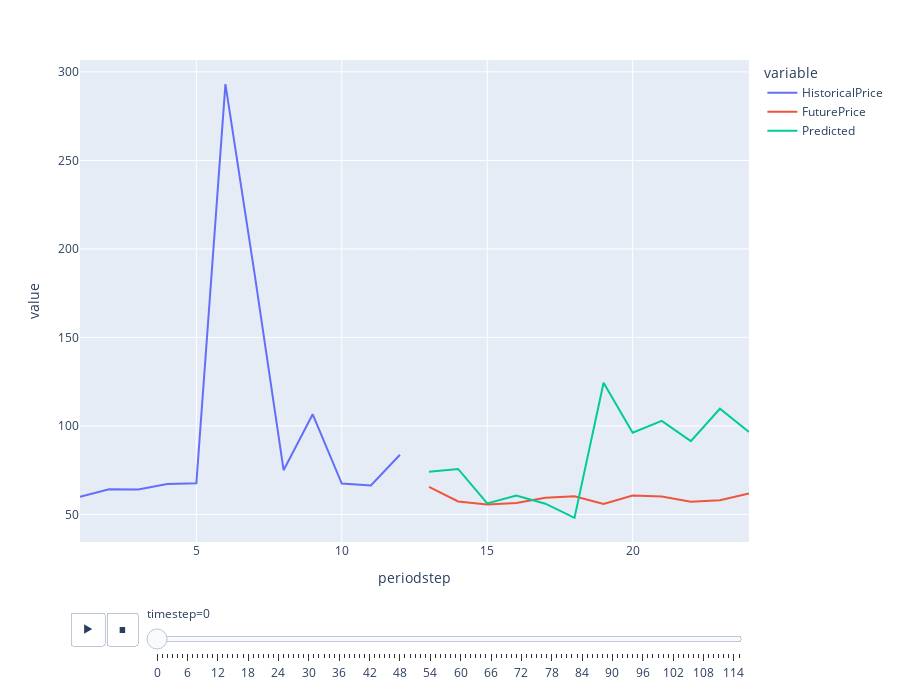

The notebook cell this image was saved under:
### Code cell
import plotly.express as px

fig = px.line(ddf, x="periodstep", y=["HistoricalPrice", "FuturePrice", "Predicted"], animation_frame="timestep")
fig.update_layout(height=700)  
fig.show()

### Figure 1 — Plotly figure (JSON) as saved in the notebook; plotly's stock layout.template omitted (floating-point values rounded to 4 significant figures)
{"data": [{"hovertemplate": "variable=HistoricalPrice<br>timestep=0<br>periodstep=%{x}<br>value=%{y}<extra></extra>", "legendgroup": "HistoricalPrice", "line": {"color": "#636efa", "dash": "solid"}, "marker": {"symbol": "circle"}, "mode": "lines", "name": "HistoricalPrice", "orientation": "v", "showlegend": true, "type": "scatter", "x": [1, 2, 3, 4, 5, 6, 7, 8, 9, 10, 11, 12, 13, 14, 15, 16, 17, 18, 19, 20, 21, 22, 23, 24], "xaxis": "x", "y": [59.91, 64.2, 64.15, 67.2, 67.58, 293.1, 186.2, 75, 106.6, 67.44, 66.31, 83.71, null, null, null, null, null, null, null, null, null, null, null, null], "yaxis": "y"}, {"hovertemplate": "variable=FuturePrice<br>timestep=0<br>periodstep=%{x}<br>value=%{y}<extra></extra>", "legendgroup": "FuturePrice", "line": {"color": "#EF553B", "dash": "solid"}, "marker": {"symbol": "circle"}, "mode": "lines", "name": "FuturePrice", "orientation": "v", "showlegend": true, "type": "scatter", "x": [1, 2, 3, 4, 5, 6, 7, 8, 9, 10, 11, 12, 13, 14, 15, 16, 17, 18, 19, 20, 21, 22, 23, 24], "xaxis": "x", "y": [null, null, null, null, null, null, null, null, null, null, null, null, 65.51, 57.34, 55.57, 56.42, 59.36, 60.26, 55.97, 60.71, 60.15, 57.11, 58.05, 61.79], "yaxis": "y"}, {"hovertemplate": "variable=Predicted<br>timestep=0<br>periodstep=%{x}<br>value=%{y}<extra></extra>", "legendgroup": "Predicted", "line": {"color": "#00cc96", "dash": "solid"}, "marker": {"symbol": "circle"}, "mode": "lines", "name": "Predicted", "orientation": "v", "showlegend": true, "type": "scatter", "x": [1, 2, 3, 4, 5, 6, 7, 8, 9, 10, 11, 12, 13, 14, 15, 16, 17, 18, 19, 20, 21, 22, 23, 24], "xaxis": "x", "y": [null, null, null, null, null, null, null, null, null, null, null, null, 74.11, 75.7, 56.18, 60.7, 56.06, 48.04, 124.4, 96.19, 102.8, 91.4, 109.7, 96.51], "yaxis": "y"}], "layout": {"height": 700, "legend": {"title": {"text": "variable"}, "tracegroupgap": 0}, "margin": {"t": 60}, "sliders": [{"active": 0, "currentvalue": {"prefix": "timestep="}, "len": 0.9, "pad": {"b": 10, "t": 60}, "steps": [{"args": [["0"], {"frame": {"duration": 0, "redraw": false}, "fromcurrent": true, "mode": "immediate", "transition": {"duration": 0, "easing": "linear"}}], "label": "0", "method": "animate"}, {"args": [["1"], {"frame": {"duration": 0, "redraw": false}, "fromcurrent": true, "mode": "immediate", "transition": {"duration": 0, "easing": "linear"}}], "label": "1", "method": "animate"}, {"args": [["2"], {"frame": {"duration": 0, "redraw": false}, "fromcurrent": true, "mode": "immediate", "transition": {"duration": 0, "easing": "linear"}}], "label": "2", "method": "animate"}, {"args": [["3"], {"frame": {"duration": 0, "redraw": false}, "fromcurrent": true, "mode": "immediate", "transition": {"duration": 0, "easing": "linear"}}], "label": "3", "method": "animate"}, {"args": [["4"], {"frame": {"duration": 0, "redraw": false}, "fromcurrent": true, "mode": "immediate", "transition": {"duration": 0, "easing": "linear"}}], "label": "4", "method": "animate"}, {"args": [["5"], {"frame": {"duration": 0, "redraw": false}, "fromcurrent": true, "mode": "immediate", "transition": {"duration": 0, "easing": "linear"}}], "label": "5", "method": "animate"}, {"args": [["6"], {"frame": {"duration": 0, "redraw": false}, "fromcurrent": true, "mode": "immediate", "transition": {"duration": 0, "easing": "linear"}}], "label": "6", "method": "animate"}, {"args": [["7"], {"frame": {"duration": 0, "redraw": false}, "fromcurrent": true, "mode": "immediate", "transition": {"duration": 0, "easing": "linear"}}], "label": "7", "method": "animate"}, {"args": [["8"], {"frame": {"duration": 0, "redraw": false}, "fromcurrent": true, "mode": "immediate", "transition": {"duration": 0, "easing": "linear"}}], "label": "8", "method": "animate"}, {"args": [["9"], {"frame": {"duration": 0, "redraw": false}, "fromcurrent": true, "mode": "immediate", "transition": {"duration": 0, "easing": "linear"}}], "label": "9", "method": "animate"}, {"args": [["10"], {"frame": {"duration": 0, "redraw": false}, "fromcurrent": true, "mode": "immediate", "transition": {"duration": 0, "easing": "linear"}}], "label": "10", "method": "animate"}, {"args": [["11"], {"frame": {"duration": 0, "redraw": false}, "fromcurrent": true, "mode": "immediate", "transition": {"duration": 0, "easing": "linear"}}], "label": "11", "method": "animate"}, {"args": [["12"], {"frame": {"duration": 0, "redraw": false}, "fromcurrent": true, "mode": "immediate", "transition": {"duration": 0, "easing": "linear"}}], "label": "12", "method": "animate"}, {"args": [["13"], {"frame": {"duration": 0, "redraw": false}, "fromcurrent": true, "mode": "immediate", "transition": {"duration": 0, "easing": "linear"}}], "label": "13", "method": "animate"}, {"args": [["14"], {"frame": {"duration": 0, "redraw": false}, "fromcurrent": true, "mode": "immediate", "transition": {"duration": 0, "easing": "linear"}}], "label": "14", "method": "animate"}, {"args": [["15"], {"frame": {"duration": 0, "redraw": false}, "fromcurrent": true, "mode": "immediate", "transition": {"duration": 0, "easing": "linear"}}], "label": "15", "method": "animate"}, {"args": [["16"], {"frame": {"duration": 0, "redraw": false}, "fromcurrent": true, "mode": "immediate", "transition": {"duration": 0, "easing": "linear"}}], "label": "16", "method": "animate"}, {"args": [["17"], {"frame": {"duration": 0, "redraw": false}, "fromcurrent": true, "mode": "immediate", "transition": {"duration": 0, "easing": "linear"}}], "label": "17", "method": "animate"}, {"args": [["18"], {"frame": {"duration": 0, "redraw": false}, "fromcurrent": true, "mode": "immediate", "transition": {"duration": 0, "easing": "linear"}}], "label": "18", "method": "animate"}, {"args": [["19"], {"frame": {"duration": 0, "redraw": false}, "fromcurrent": true, "mode": "immediate", "transition": {"duration": 0, "easing": "linear"}}], "label": "19", "method": "animate"}, {"args": [["20"], {"frame": {"duration": 0, "redraw": false}, "fromcurrent": true, "mode": "immediate", "transition": {"duration": 0, "easing": "linear"}}], "label": "20", "method": "animate"}, {"args": [["21"], {"frame": {"duration": 0, "redraw": false}, "fromcurrent": true, "mode": "immediate", "transition": {"duration": 0, "easing": "linear"}}], "label": "21", "method": "animate"}, {"args": [["22"], {"frame": {"duration": 0, "redraw": false}, "fromcurrent": true, "mode": "immediate", "transition": {"duration": 0, "easing": "linear"}}], "label": "22", "method": "animate"}, {"args": [["23"], {"frame": {"duration": 0, "redraw": false}, "fromcurrent": true, "mode": "immediate", "transition": {"duration": 0, "easing": "linear"}}], "label": "23", "method": "animate"}, {"args": [["24"], {"frame": {"duration": 0, "redraw": false}, "fromcurrent": true, "mode": "immediate", "transition": {"duration": 0, "easing": "linear"}}], "label": "24", "method": "animate"}, {"args": [["25"], {"frame": {"duration": 0, "redraw": false}, "fromcurrent": true, "mode": "immediate", "transition": {"duration": 0, "easing": "linear"}}], "label": "25", "method": "animate"}, {"args": [["26"], {"frame": {"duration": 0, "redraw": false}, "fromcurrent": true, "mode": "immediate", "transition": {"duration": 0, "easing": "linear"}}], "label": "26", "method": "animate"}, {"args": [["27"], {"frame": {"duration": 0, "redraw": false}, "fromcurrent": true, "mode": "immediate", "transition": {"duration": 0, "easing": "linear"}}], "label": "27", "method": "animate"}, {"args": [["28"], {"frame": {"duration": 0, "redraw": false}, "fromcurrent": true, "mode": "immediate", "transition": {"duration": 0, "easing": "linear"}}], "label": "28", "method": "animate"}, {"args": [["29"], {"frame": {"duration": 0, "redraw": false}, "fromcurrent": true, "mode": "immediate", "transition": {"duration": 0, "easing": "linear"}}], "label": "29", "method": "animate"}, {"args": [["30"], {"frame": {"duration": 0, "redraw": false}, "fromcurrent": true, "mode": "immediate", "transition": {"duration": 0, "easing": "linear"}}], "label": "30", "method": "animate"}, {"args": [["31"], {"frame": {"duration": 0, "redraw": false}, "fromcurrent": true, "mode": "immediate", "transition": {"duration": 0, "easing": "linear"}}], "label": "31", "method": "animate"}, {"args": [["32"], {"frame": {"duration": 0, "redraw": false}, "fromcurrent": true, "mode": "immediate", "transition": {"duration": 0, "easing": "linear"}}], "label": "32", "method": "animate"}, {"args": [["33"], {"frame": {"duration": 0, "redraw": false}, "fromcurrent": true, "mode": "immediate", "transition": {"duration": 0, "easing": "linear"}}], "label": "33", "method": "animate"}, {"args": [["34"], {"frame": {"duration": 0, "redraw": false}, "fromcurrent": true, "mode": "immediate", "transition": {"duration": 0, "easing": "linear"}}], "label": "34", "method": "animate"}, {"args": [["35"], {"frame": {"duration": 0, "redraw": false}, "fromcurrent": true, "mode": "immediate", "transition": {"duration": 0, "easing": "linear"}}], "label": "35", "method": "animate"}, {"args": [["36"], {"frame": {"duration": 0, "redraw": false}, "fromcurrent": true, "mode": "immediate", "transition": {"duration": 0, "easing": "linear"}}], "label": "36", "method": "animate"}, {"args": [["37"], {"frame": {"duration": 0, "redraw": false}, "fromcurrent": true, "mode": "immediate", "transition": {"duration": 0, "easing": "linear"}}], "label": "37", "method": "animate"}, {"args": [["38"], {"frame": {"duration": 0, "redraw": false}, "fromcurrent": true, "mode": "immediate", "transition": {"duration": 0, "easing": "linear"}}], "label": "38", "method": "animate"}, {"args": [["39"], {"frame": {"duration": 0, "redraw": false}, "fromcurrent": true, "mode": "immediate", "transition": {"duration": 0, "easing": "linear"}}], "label": "39", "method": "animate"}, {"args": [["40"], {"frame": {"duration": 0, "redraw": false}, "fromcurrent": true, "mode": "immediate", "transition": {"duration": 0, "easing": "linear"}}], "label": "40", "method": "animate"}, {"args": [["41"], {"frame": {"duration": 0, "redraw": false}, "fromcurrent": true, "mode": "immediate", "transition": {"duration": 0, "easing": "linear"}}], "label": "41", "method": "animate"}, {"args": [["42"], {"frame": {"duration": 0, "redraw": false}, "fromcurrent": true, "mode": "immediate", "transition": {"duration": 0, "easing": "linear"}}], "label": "42", "method": "animate"}, {"args": [["43"], {"frame": {"duration": 0, "redraw": false}, "fromcurrent": true, "mode": "immediate", "transition": {"duration": 0, "easing": "linear"}}], "label": "43", "method": "animate"}, {"args": [["44"], {"frame": {"duration": 0, "redraw": false}, "fromcurrent": true, "mode": "immediate", "transition": {"duration": 0, "easing": "linear"}}], "label": "44", "method": "animate"}, {"args": [["45"], {"frame": {"duration": 0, "redraw": false}, "fromcurrent": true, "mode": "immediate", "transition": {"duration": 0, "easing": "linear"}}], "label": "45", "method": "animate"}, {"args": [["46"], {"frame": {"duration": 0, "redraw": false}, "fromcurrent": true, "mode": "immediate", "transition": {"duration": 0, "easing": "linear"}}], "label": "46", "method": "animate"}, {"args": [["47"], {"frame": {"duration": 0, "redraw": false}, "fromcurrent": true, "mode": "immediate", "transition": {"duration": 0, "easing": "linear"}}], "label": "47", "method": "animate"}, {"args": [["48"], {"frame": {"duration": 0, "redraw": false}, "fromcurrent": true, "mode": "immediate", "transition": {"duration": 0, "easing": "linear"}}], "label": "48", "method": "animate"}, {"args": [["49"], {"frame": {"duration": 0, "redraw": false}, "fromcurrent": true, "mode": "immediate", "transition": {"duration": 0, "easing": "linear"}}], "label": "49", "method": "animate"}, {"args": [["50"], {"frame": {"duration": 0, "redraw": false}, "fromcurrent": true, "mode": "immediate", "transition": {"duration": 0, "easing": "linear"}}], "label": "50", "method": "animate"}, {"args": [["51"], {"frame": {"duration": 0, "redraw": false}, "fromcurrent": true, "mode": "immediate", "transition": {"duration": 0, "easing": "linear"}}], "label": "51", "method": "animate"}, {"args": [["52"], {"frame": {"duration": 0, "redraw": false}, "fromcurrent": true, "mode": "immediate", "transition": {"duration": 0, "easing": "linear"}}], "label": "52", "method": "animate"}, {"args": [["53"], {"frame": {"duration": 0, "redraw": false}, "fromcurrent": true, "mode": "immediate", "transition": {"duration": 0, "easing": "linear"}}], "label": "53", "method": "animate"}, {"args": [["54"], {"frame": {"duration": 0, "redraw": false}, "fromcurrent": true, "mode": "immediate", "transition": {"duration": 0, "easing": "linear"}}], "label": "54", "method": "animate"}, {"args": [["55"], {"frame": {"duration": 0, "redraw": false}, "fromcurrent": true, "mode": "immediate", "transition": {"duration": 0, "easing": "linear"}}], "label": "55", "method": "animate"}, {"args": [["56"], {"frame": {"duration": 0, "redraw": false}, "fromcurrent": true, "mode": "immediate", "transition": {"duration": 0, "easing": "linear"}}], "label": "56", "method": "animate"}, {"args": [["57"], {"frame": {"duration": 0, "redraw": false}, "fromcurrent": true, "mode": "immediate", "transition": {"duration": 0, "easing": "linear"}}], "label": "57", "method": "animate"}, {"args": [["58"], {"frame": {"duration": 0, "redraw": false}, "fromcurrent": true, "mode": "immediate", "transition": {"duration": 0, "easing": "linear"}}], "label": "58", "method": "animate"}, {"args": [["59"], {"frame": {"duration": 0, "redraw": false}, "fromcurrent": true, "mode": "immediate", "transition": {"duration": 0, "easing": "linear"}}], "label": "59", "method": "animate"}, {"args": [["60"], {"frame": {"duration": 0, "redraw": false}, "fromcurrent": true, "mode": "immediate", "transition": {"duration": 0, "easing": "linear"}}], "label": "60", "method": "animate"}, {"args": [["61"], {"frame": {"duration": 0, "redraw": false}, "fromcurrent": true, "mode": "immediate", "transition": {"duration": 0, "easing": "linear"}}], "label": "61", "method": "animate"}, {"args": [["62"], {"frame": {"duration": 0, "redraw": false}, "fromcurrent": true, "mode": "immediate", "transition": {"duration": 0, "easing": "linear"}}], "label": "62", "method": "animate"}, {"args": [["63"], {"frame": {"duration": 0, "redraw": false}, "fromcurrent": true, "mode": "immediate", "transition": {"duration": 0, "easing": "linear"}}], "label": "63", "method": "animate"}, {"args": [["64"], {"frame": {"duration": 0, "redraw": false}, "fromcurrent": true, "mode": "immediate", "transition": {"duration": 0, "easing": "linear"}}], "label": "64", "method": "animate"}, {"args": [["65"], {"frame": {"duration": 0, "redraw": false}, "fromcurrent": true, "mode": "immediate", "transition": {"duration": 0, "easing": "linear"}}], "label": "65", "method": "animate"}, {"args": [["66"], {"frame": {"duration": 0, "redraw": false}, "fromcurrent": true, "mode": "immediate", "transition": {"duration": 0, "easing": "linear"}}], "label": "66", "method": "animate"}, {"args": [["67"], {"frame": {"duration": 0, "redraw": false}, "fromcurrent": true, "mode": "immediate", "transition": {"duration": 0, "easing": "linear"}}], "label": "67", "method": "animate"}, {"args": [["68"], {"frame": {"duration": 0, "redraw": false}, "fromcurrent": true, "mode": "immediate", "transition": {"duration": 0, "easing": "linear"}}], "label": "68", "method": "animate"}, {"args": [["69"], {"frame": {"duration": 0, "redraw": false}, "fromcurrent": true, "mode": "immediate", "transition": {"duration": 0, "easing": "linear"}}], "label": "69", "method": "animate"}, {"args": [["70"], {"frame": {"duration": 0, "redraw": false}, "fromcurrent": true, "mode": "immediate", "transition": {"duration": 0, "easing": "linear"}}], "label": "70", "method": "animate"}, {"args": [["71"], {"frame": {"duration": 0, "redraw": false}, "fromcurrent": true, "mode": "immediate", "transition": {"duration": 0, "easing": "linear"}}], "label": "71", "method": "animate"}, {"args": [["72"], {"frame": {"duration": 0, "redraw": false}, "fromcurrent": true, "mode": "immediate", "transition": {"duration": 0, "easing": "linear"}}], "label": "72", "method": "animate"}, {"args": [["73"], {"frame": {"duration": 0, "redraw": false}, "fromcurrent": true, "mode": "immediate", "transition": {"duration": 0, "easing": "linear"}}], "label": "73", "method": "animate"}, {"args": [["74"], {"frame": {"duration": 0, "redraw": false}, "fromcurrent": true, "mode": "immediate", "transition": {"duration": 0, "easing": "linear"}}], "label": "74", "method": "animate"}, {"args": [["75"], {"frame": {"duration": 0, "redraw": false}, "fromcurrent": true, "mode": "immediate", "transition": {"duration": 0, "easing": "linear"}}], "label": "75", "method": "animate"}, {"args": [["76"], {"frame": {"duration": 0, "redraw": false}, "fromcurrent": true, "mode": "immediate", "transition": {"duration": 0, "easing": "linear"}}], "label": "76", "method": "animate"}, {"args": [["77"], {"frame": {"duration": 0, "redraw": false}, "fromcurrent": true, "mode": "immediate", "transition": {"duration": 0, "easing": "linear"}}], "label": "77", "method": "animate"}, {"args": [["78"], {"frame": {"duration": 0, "redraw": false}, "fromcurrent": true, "mode": "immediate", "transition": {"duration": 0, "easing": "linear"}}], "label": "78", "method": "animate"}, {"args": [["79"], {"frame": {"duration": 0, "redraw": false}, "fromcurrent": true, "mode": "immediate", "transition": {"duration": 0, "easing": "linear"}}], "label": "79", "method": "animate"}, {"args": [["80"], {"frame": {"duration": 0, "redraw": false}, "fromcurrent": true, "mode": "immediate", "transition": {"duration": 0, "easing": "linear"}}], "label": "80", "method": "animate"}, {"args": [["81"], {"frame": {"duration": 0, "redraw": false}, "fromcurrent": true, "mode": "immediate", "transition": {"duration": 0, "easing": "linear"}}], "label": "81", "method": "animate"}, {"args": [["82"], {"frame": {"duration": 0, "redraw": false}, "fromcurrent": true, "mode": "immediate", "transition": {"duration": 0, "easing": "linear"}}], "label": "82", "method": "animate"}, {"args": [["83"], {"frame": {"duration": 0, "redraw": false}, "fromcurrent": true, "mode": "immediate", "transition": {"duration": 0, "easing": "linear"}}], "label": "83", "method": "animate"}, {"args": [["84"], {"frame": {"duration": 0, "redraw": false}, "fromcurrent": true, "mode": "immediate", "transition": {"duration": 0, "easing": "linear"}}], "label": "84", "method": "animate"}, {"args": [["85"], {"frame": {"duration": 0, "redraw": false}, "fromcurrent": true, "mode": "immediate", "transition": {"duration": 0, "easing": "linear"}}], "label": "85", "method": "animate"}, {"args": [["86"], {"frame": {"duration": 0, "redraw": false}, "fromcurrent": true, "mode": "immediate", "transition": {"duration": 0, "easing": "linear"}}], "label": "86", "method": "animate"}, {"args": [["87"], {"frame": {"duration": 0, "redraw": false}, "fromcurrent": true, "mode": "immediate", "transition": {"duration": 0, "easing": "linear"}}], "label": "87", "method": "animate"}, {"args": [["88"], {"frame": {"duration": 0, "redraw": false}, "fromcurrent": true, "mode": "immediate", "transition": {"duration": 0, "easing": "linear"}}], "label": "88", "method": "animate"}, {"args": [["89"], {"frame": {"duration": 0, "redraw": false}, "fromcurrent": true, "mode": "immediate", "transition": {"duration": 0, "easing": "linear"}}], "label": "89", "method": "animate"}, {"args": [["90"], {"frame": {"duration": 0, "redraw": false}, "fromcurrent": true, "mode": "immediate", "transition": {"duration": 0, "easing": "linear"}}], "label": "90", "method": "animate"}, {"args": [["91"], {"frame": {"duration": 0, "redraw": false}, "fromcurrent": true, "mode": "immediate", "transition": {"duration": 0, "easing": "linear"}}], "label": "91", "method": "animate"}, {"args": [["92"], {"frame": {"duration": 0, "redraw": false}, "fromcurrent": true, "mode": "immediate", "transition": {"duration": 0, "easing": "linear"}}], "label": "92", "method": "animate"}, {"args": [["93"], {"frame": {"duration": 0, "redraw": false}, "fromcurrent": true, "mode": "immediate", "transition": {"duration": 0, "easing": "linear"}}], "label": "93", "method": "animate"}, {"args": [["94"], {"frame": {"duration": 0, "redraw": false}, "fromcurrent": true, "mode": "immediate", "transition": {"duration": 0, "easing": "linear"}}], "label": "94", "method": "animate"}, {"args": [["95"], {"frame": {"duration": 0, "redraw": false}, "fromcurrent": true, "mode": "immediate", "transition": {"duration": 0, "easing": "linear"}}], "label": "95", "method": "animate"}, {"args": [["96"], {"frame": {"duration": 0, "redraw": false}, "fromcurrent": true, "mode": "immediate", "transition": {"duration": 0, "easing": "linear"}}], "label": "96", "method": "animate"}, {"args": [["97"], {"frame": {"duration": 0, "redraw": false}, "fromcurrent": true, "mode": "immediate", "transition": {"duration": 0, "easing": "linear"}}], "label": "97", "method": "animate"}, {"args": [["98"], {"frame": {"duration": 0, "redraw": false}, "fromcurrent": true, "mode": "immediate", "transition": {"duration": 0, "easing": "linear"}}], "label": "98", "method": "animate"}, {"args": [["99"], {"frame": {"duration": 0, "redraw": false}, "fromcurrent": true, "mode": "immediate", "transition": {"duration": 0, "easing": "linear"}}], "label": "99", "method": "animate"}, {"args": [["100"], {"frame": {"duration": 0, "redraw": false}, "fromcurrent": true, "mode": "immediate", "transition": {"duration": 0, "easing": "linear"}}], "label": "100", "method": "animate"}, {"args": [["101"], {"frame": {"duration": 0, "redraw": false}, "fromcurrent": true, "mode": "immediate", "transition": {"duration": 0, "easing": "linear"}}], "label": "101", "method": "animate"}, {"args": [["102"], {"frame": {"duration": 0, "redraw": false}, "fromcurrent": true, "mode": "immediate", "transition": {"duration": 0, "easing": "linear"}}], "label": "102", "method": "animate"}, {"args": [["103"], {"frame": {"duration": 0, "redraw": false}, "fromcurrent": true, "mode": "immediate", "transition": {"duration": 0, "easing": "linear"}}], "label": "103", "method": "animate"}, {"args": [["104"], {"frame": {"duration": 0, "redraw": false}, "fromcurrent": true, "mode": "immediate", "transition": {"duration": 0, "easing": "linear"}}], "label": "104", "method": "animate"}, {"args": [["105"], {"frame": {"duration": 0, "redraw": false}, "fromcurrent": true, "mode": "immediate", "transition": {"duration": 0, "easing": "linear"}}], "label": "105", "method": "animate"}, {"args": [["106"], {"frame": {"duration": 0, "redraw": false}, "fromcurrent": true, "mode": "immediate", "transition": {"duration": 0, "easing": "linear"}}], "label": "106", "method": "animate"}, {"args": [["107"], {"frame": {"duration": 0, "redraw": false}, "fromcurrent": true, "mode": "immediate", "transition": {"duration": 0, "easing": "linear"}}], "label": "107", "method": "animate"}, {"args": [["108"], {"frame": {"duration": 0, "redraw": false}, "fromcurrent": true, "mode": "immediate", "transition": {"duration": 0, "easing": "linear"}}], "label": "108", "method": "animate"}, {"args": [["109"], {"frame": {"duration": 0, "redraw": false}, "fromcurrent": true, "mode": "immediate", "transition": {"duration": 0, "easing": "linear"}}], "label": "109", "method": "animate"}, {"args": [["110"], {"frame": {"duration": 0, "redraw": false}, "fromcurrent": true, "mode": "immediate", "transition": {"duration": 0, "easing": "linear"}}], "label": "110", "method": "animate"}, {"args": [["111"], {"frame": {"duration": 0, "redraw": false}, "fromcurrent": true, "mode": "immediate", "transition": {"duration": 0, "easing": "linear"}}], "label": "111", "method": "animate"}, {"args": [["112"], {"frame": {"duration": 0, "redraw": false}, "fromcurrent": true, "mode": "immediate", "transition": {"duration": 0, "easing": "linear"}}], "label": "112", "method": "animate"}, {"args": [["113"], {"frame": {"duration": 0, "redraw": false}, "fromcurrent": true, "mode": "immediate", "transition": {"duration": 0, "easing": "linear"}}], "label": "113", "method": "animate"}, {"args": [["114"], {"frame": {"duration": 0, "redraw": false}, "fromcurrent": true, "mode": "immediate", "transition": {"duration": 0, "easing": "linear"}}], "label": "114", "method": "animate"}, {"args": [["115"], {"frame": {"duration": 0, "redraw": false}, "fromcurrent": true, "mode": "immediate", "transition": {"duration": 0, "easing": "linear"}}], "label": "115", "method": "animate"}], "x": 0.1, "xanchor": "left", "y": 0, "yanchor": "top"}], "updatemenus": [{"buttons": [{"args": [null, {"frame": {"duration": 500, "redraw": false}, "fromcurrent": true, "mode": "immediate", "transition": {"duration": 500, "easing": "linear"}}], "label": "&#9654;", "method": "animate"}, {"args": [[null], {"frame": {"duration": 0, "redraw": false}, "fromcurrent": true, "mode": "immediate", "transition": {"duration": 0, "easing": "linear"}}], "label": "&#9724;", "method": "animate"}], "direction": "left", "pad": {"r": 10, "t": 70}, "showactive": false, "type": "buttons", "x": 0.1, "xanchor": "right", "y": 0, "yanchor": "top"}], "xaxis": {"anchor": "y", "domain": [0, 1], "title": {"text": "periodstep"}}, "yaxis": {"anchor": "x", "domain": [0, 1], "title": {"text": "value"}}}}
